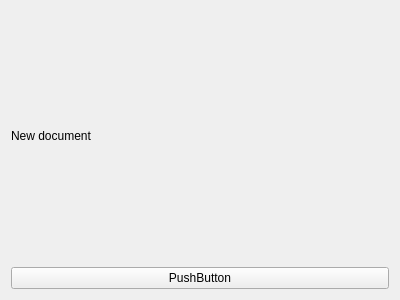
<?xml version="1.0" encoding="UTF-8"?>
<ui version="4.0">
 <class>GUI_Newdoc</class>
 <widget class="QWidget" name="GUI_Newdoc">
  <property name="geometry">
   <rect>
    <x>0</x>
    <y>0</y>
    <width>400</width>
    <height>300</height>
   </rect>
  </property>
  <property name="windowTitle">
   <string>Form</string>
  </property>
  <layout class="QVBoxLayout" name="verticalLayout">
   <item>
    <widget class="QLabel" name="label">
     <property name="text">
      <string>New document</string>
     </property>
    </widget>
   </item>
   <item>
    <widget class="QPushButton" name="pushButton">
     <property name="text">
      <string>PushButton</string>
     </property>
    </widget>
   </item>
  </layout>
 </widget>
 <resources/>
 <connections/>
</ui>
